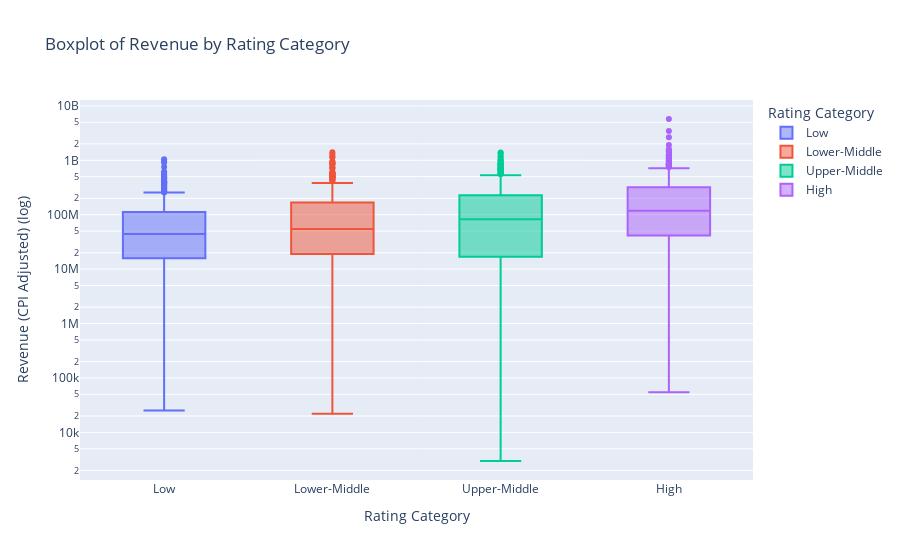

This figure's notebook cell:
### Code cell
# Apply the rating_category function to create a new column for rating category
data['RatingCategory'] = data['averageRating'].apply(rating_category)

# Calculate mean and standard deviation for each category
category_stats = data.groupby('RatingCategory')['revenue_final_adjusted'].agg(['mean', 'std'])

# Create the Plotly boxplot with specified category order
fig = px.box(data, x='RatingCategory', y='revenue_final_adjusted', 
             title="Boxplot of Revenue by Rating Category",
             labels={'revenue_final_adjusted': 'Revenue (CPI Adjusted) (log)', 'RatingCategory': 'Rating Category'},
             category_orders={"RatingCategory": ["Low", "Lower-Middle", "Upper-Middle", "High"]},
             points=None, color = "RatingCategory")
               # Turn off the display of max, min, and quartile markers

#fig.update_traces(hoverinfo='skip', hovertemplate=None)

# Update the layout to use a logarithmic scale for the y-axis
fig.update_layout(yaxis_type="log")


fig.show()

### Figure 1 — Plotly figure (JSON) as saved in the notebook; plotly's stock layout.template omitted (floating-point values rounded to 4 significant figures; data arrays with more than 128 entries replaced by an {"elided": "..."} marker saying what was removed)
{"data": [{"alignmentgroup": "True", "hovertemplate": "Rating Category=%{x}<br>Revenue (CPI Adjusted) (log)=%{y}<extra></extra>", "legendgroup": "Low", "marker": {"color": "#636efa"}, "name": "Low", "notched": false, "offsetgroup": "Low", "orientation": "v", "showlegend": true, "type": "box", "x": {"elided": "488 str values"}, "x0": " ", "xaxis": "x", "y": {"elided": "488 int values"}, "y0": " ", "yaxis": "y"}, {"alignmentgroup": "True", "hovertemplate": "Rating Category=%{x}<br>Revenue (CPI Adjusted) (log)=%{y}<extra></extra>", "legendgroup": "Lower-Middle", "marker": {"color": "#EF553B"}, "name": "Lower-Middle", "notched": false, "offsetgroup": "Lower-Middle", "orientation": "v", "showlegend": true, "type": "box", "x": {"elided": "418 str values"}, "x0": " ", "xaxis": "x", "y": {"elided": "418 int values"}, "y0": " ", "yaxis": "y"}, {"alignmentgroup": "True", "hovertemplate": "Rating Category=%{x}<br>Revenue (CPI Adjusted) (log)=%{y}<extra></extra>", "legendgroup": "Upper-Middle", "marker": {"color": "#00cc96"}, "name": "Upper-Middle", "notched": false, "offsetgroup": "Upper-Middle", "orientation": "v", "showlegend": true, "type": "box", "x": {"elided": "414 str values"}, "x0": " ", "xaxis": "x", "y": {"elided": "414 int values"}, "y0": " ", "yaxis": "y"}, {"alignmentgroup": "True", "hovertemplate": "Rating Category=%{x}<br>Revenue (CPI Adjusted) (log)=%{y}<extra></extra>", "legendgroup": "High", "marker": {"color": "#ab63fa"}, "name": "High", "notched": false, "offsetgroup": "High", "orientation": "v", "showlegend": true, "type": "box", "x": {"elided": "432 str values"}, "x0": " ", "xaxis": "x", "y": {"elided": "432 int values"}, "y0": " ", "yaxis": "y"}], "layout": {"boxmode": "overlay", "legend": {"title": {"text": "Rating Category"}, "tracegroupgap": 0}, "title": {"text": "Boxplot of Revenue by Rating Category"}, "xaxis": {"anchor": "y", "categoryarray": ["Low", "Lower-Middle", "Upper-Middle", "High"], "categoryorder": "array", "domain": [0, 1], "title": {"text": "Rating Category"}}, "yaxis": {"anchor": "x", "domain": [0, 1], "title": {"text": "Revenue (CPI Adjusted) (log)"}, "type": "log"}}}
